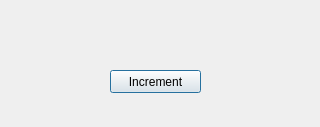
<?xml version="1.0" encoding="UTF-8"?>
<ui version="4.0">
 <class>ExternalDialog</class>
 <widget class="QDialog" name="ExternalDialog">
  <property name="geometry">
   <rect>
    <x>0</x>
    <y>0</y>
    <width>320</width>
    <height>127</height>
   </rect>
  </property>
  <property name="windowTitle">
   <string>Dialog</string>
  </property>
  <widget class="QPushButton" name="pushIncrementButton">
   <property name="geometry">
    <rect>
     <x>110</x>
     <y>70</y>
     <width>91</width>
     <height>23</height>
    </rect>
   </property>
   <property name="text">
    <string>Increment</string>
   </property>
  </widget>
 </widget>
 <resources/>
 <connections/>
</ui>
